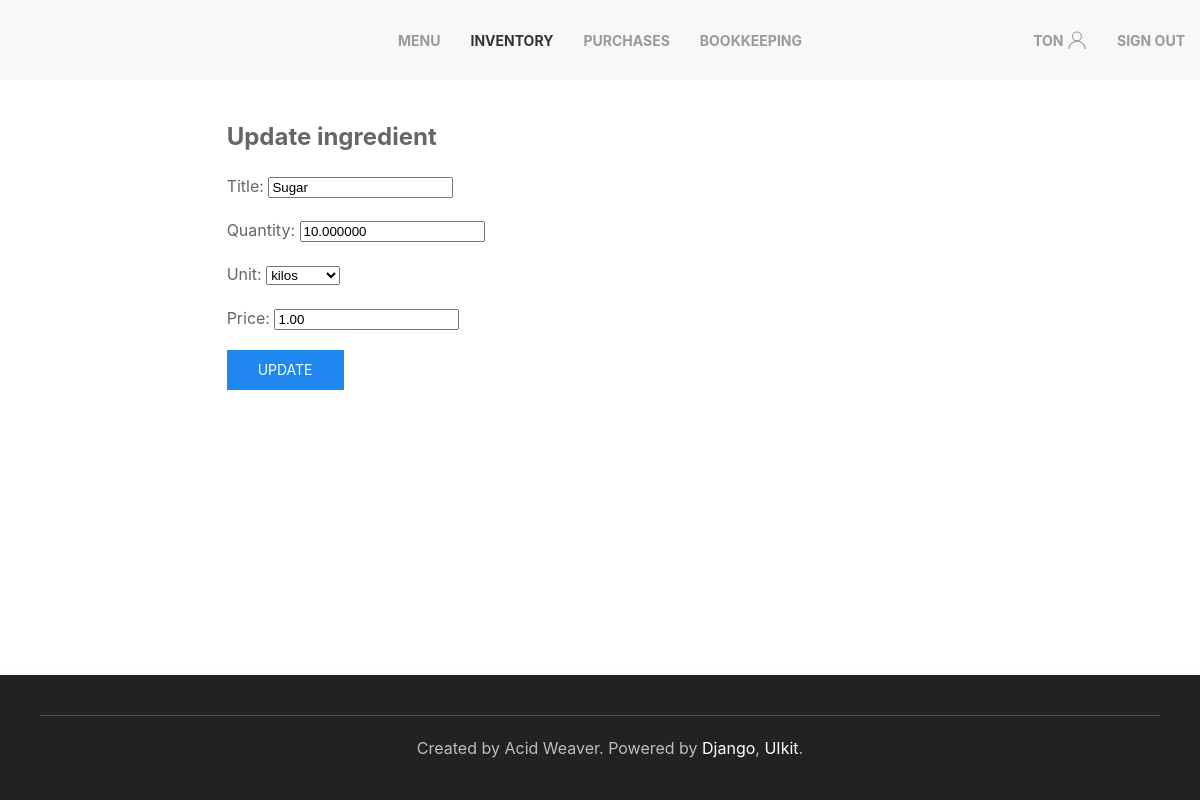
/inventory/1 (signed in), run on an earlier commit of the app's database.
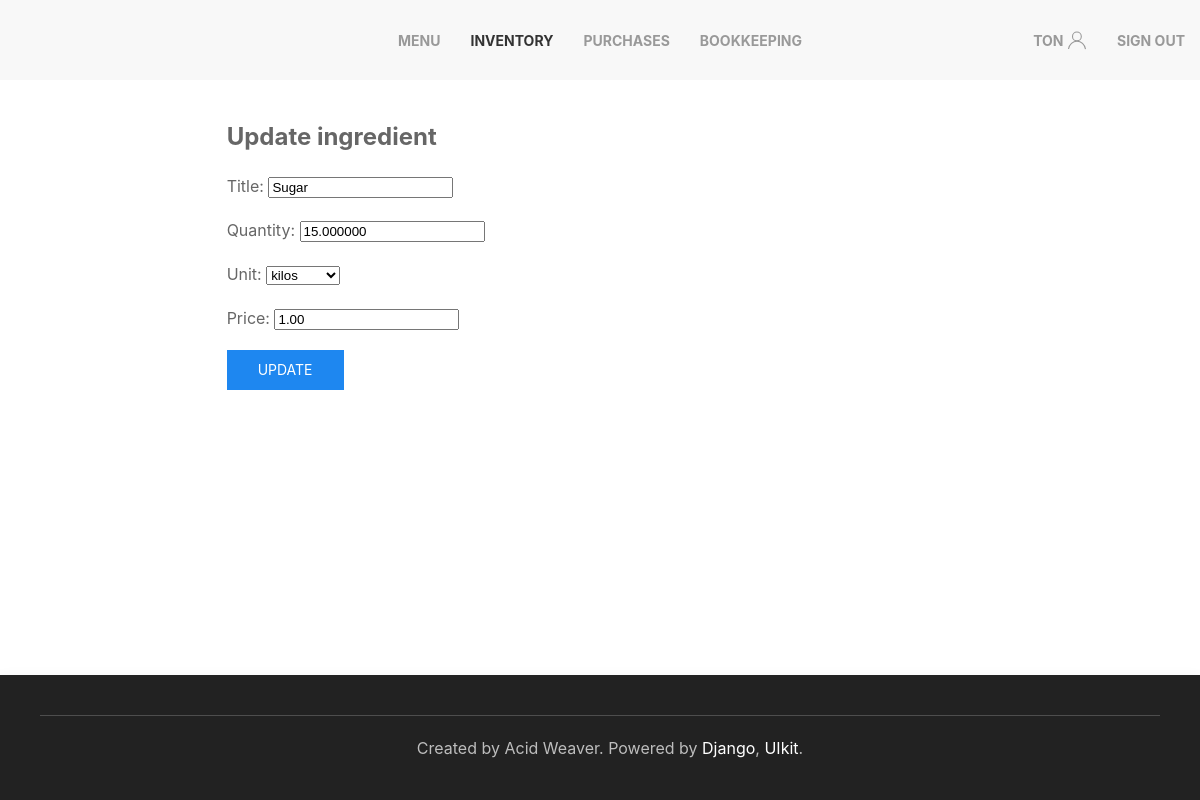
And on a later commit of the database.
### inventory/models.py (models this page shows, shortened)
class Ingredient(models.Model):
	title = models.CharField(max_length=63, unique=True)
	quantity = models.DecimalField(max_digits=12, decimal_places=6, default=0)
	class PossibleUnits(models.TextChoices):
		GRAM = 'g.', _('grams')
		KILO = 'kg.', _('kilos')
		LITER = 'L.', _('liters')
		MLITER = 'ml.', _('milliliters')
		AMOUNT = 'num', _('amount')
	unit = models.CharField(max_length=3, choices=PossibleUnits.choices, default=PossibleUnits.AMOUNT)
	price = models.DecimalField(max_digits=5, decimal_places=2, default=0)

### inventory/views.py (the view)
# urls.py: path('inventory/<pk>', IngredientUpdateView.as_view(), name='update_ingredient'),
class IngredientUpdateView(LoginRequiredMixin, DataMixin, UpdateView):
	model = Ingredient
	form_class = IngredientForm
	template_name = 'inventory/update_ingredient.html'
	success_url = reverse_lazy('inventory')
	def get_context_data(self, **kwargs):
		context = super().get_context_data(**kwargs)
		mixin_context = self.get_user_context(title='Add Ingredient', select=1)
		return dict(list(context.items()) + list(mixin_context.items()))

### inventory/forms.py
class IngredientForm(forms.ModelForm):
	class Meta:
		model = Ingredient
		fields = '__all__'

### inventory/utils.py (called while the page is built)
	def get_user_context(self, **kwargs):
		context = kwargs
		if 'select' in context:
			context['select'] = navigation[context['select']]
		context['nav_menu'] = navigation
		return context

### inventory/templates/inventory/update_ingredient.html (shortened to what this page needs)
{% extends 'inventory/base.html' %}
{% block content %}
<div class="uk-grid-match uk-margin-remove-left" uk-grid>
	<div class="uk-width-expand uk-padding-remove">
		<form method="POST">
			<fieldset class="uk-fieldset">
				<legend class="uk-legend uk-text-bold">Update ingredient</legend>
				{{ form.as_p }}
			</fieldset>
			<button class="uk-button uk-button-primary" type="submit">Update</button>
		</form>
	</div>
</div>
{% endblock %}

What changed in the data, as far as the page shows it:
changed Ingredient "Sugar": quantity "10.000000" → "15.000000"
